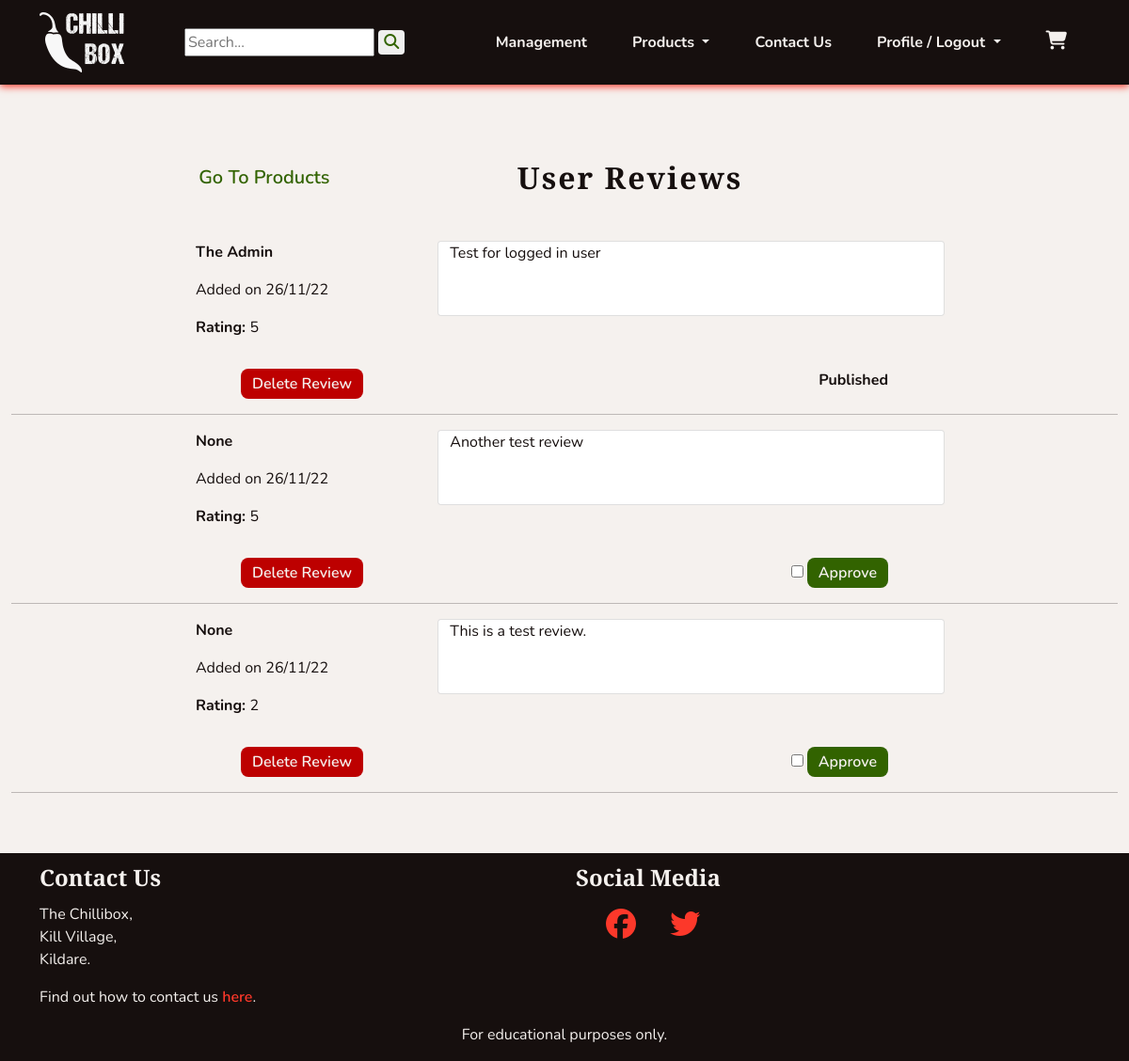
Before: /management/user_reviews/ (signed in) with the older database file.
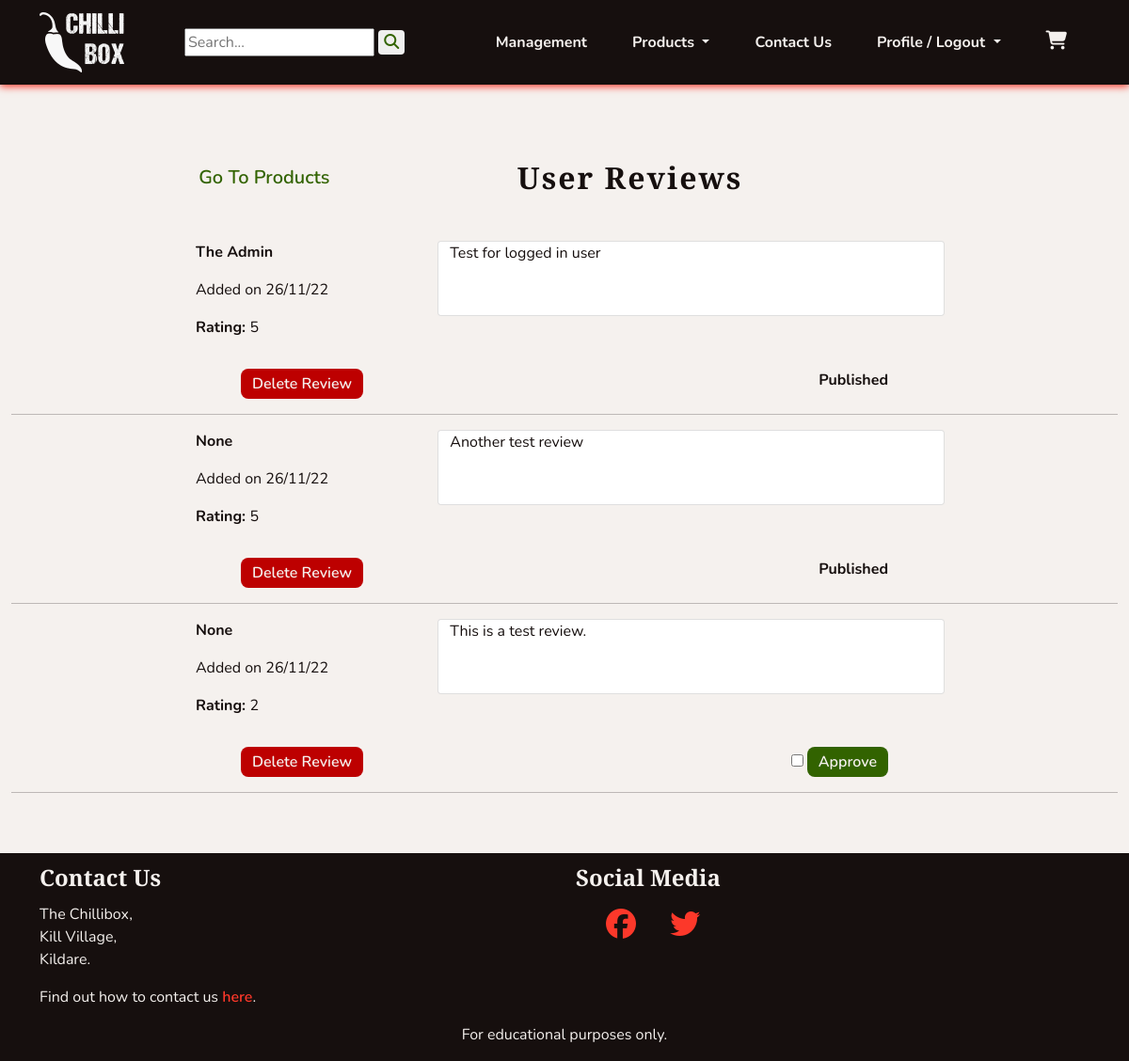
After: the same page with the newer database file.
### profiles/models.py (models this page shows, shortened)
class Reviews(models.Model):
    reviewer = models.ForeignKey(UserProfile, on_delete=models.SET_NULL,
                                 null=True, blank=True)
    product = models.ForeignKey(Product, on_delete=models.CASCADE,
                                related_name='reviews')
    content = models.TextField()
    rating = models.PositiveIntegerField()
    added_on = models.DateTimeField(auto_now_add=True)
    last_edited = models.DateField(auto_now=True)
    approved = models.BooleanField(default=False)

### management/views.py (the view)
# urls.py: path('user_reviews/', views.ReviewDashboard.as_view(),
class ReviewDashboard(StaffRequiredMixin, View):
    def get(self, request):
        reviews = Reviews.objects.all().order_by('-added_on')
        template_name = 'management/user_reviews.html'
        context = {
            'reviews': reviews,
        }
        return render(request, template_name, context)

### cart/contexts.py (called while the page is built, shortened)
def cart_contents(request):
    cart_items = []
    total = 0
    product_count = 0
    cart = request.session.get('cart', {})
    if total < settings.FREE_DELIVERY_THRESHOLD:
        delivery = Decimal(settings.STANDARD_DELIVERY_COST)
        free_delivery_delta = settings.FREE_DELIVERY_THRESHOLD - total
    else:
        delivery = 0
        free_delivery_delta = 0
    grand_total = delivery + total
    context = {
        'cart_items': cart_items,
        'total': total,
        'product_count': product_count,
        'delivery': delivery,
        'free_delivery_delta': free_delivery_delta,
        'free_delivery_threshold': settings.FREE_DELIVERY_THRESHOLD,
        'grand_total': grand_total,
    }
    return context

### management/mixins.py (called while the page is built)
    def test_func(self):
        return self.request.user.is_staff

### profiles/models.py (called while the page is built)
    def __str__(self):
        return self.display_name

### management/templates/management/user_reviews.html (shortened to what this page needs)
{% extends 'base.html' %}
{% block content %}
<section class="col">
    <div class="d-flex justify-content-evenly align-items-center">
        <div>
            <a class="chilli-link big" href="{% url 'management:dashboard' %}">Go To Products</a>
        </div>
        <div>
            <h1 class="headings">User Reviews</h1>
        </div>
    </div>
    <div>
        {% for review in reviews %}
        <div class="col-8 mx-auto my-3">
            <div class="row">
                <div class="col-sm-4">
                    <p><strong>{{ review.reviewer }}</strong></p>
                    <p>Added on {{ review.added_on|date:'d/m/y' }}</p>
                </div>
                <div class="card col-sm-8">
                    {{ review.content }}
                </div>
                <div>
                    <p><strong>Rating: </strong>{{ review.rating }}</p>
                </div>
            </div>
            <div class="d-flex flex-row justify-content-between my-3 mx-5">
                <a class="chilli-btn chilli-dngr" href="{% url 'management:remove_review' review.pk %}">Delete Review</a>
                {% if review.approved %}
                <span><strong>Published</strong></span>
                {% else %}
                <form action="{% url 'management:approve_review' review.pk %}" method="POST">
                    <input type="checkbox">
                    <button type="submit" class="chilli-btn chilli-go">Approve</button>
                </form>
                {% endif %}
            </div>
        </div>
        <hr>
        {% endfor %}
    </div>
</section>
{% endblock %}

Changed rows visible on the page:
changed Reviews "Another test review": value "☐" → (not shown); approved "Approve" → "Published"
